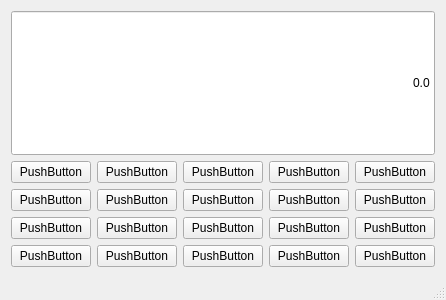
<?xml version="1.0" encoding="UTF-8"?>
<ui version="4.0">
 <class>MainWindow</class>
 <widget class="QMainWindow" name="MainWindow">
  <property name="geometry">
   <rect>
    <x>0</x>
    <y>0</y>
    <width>400</width>
    <height>300</height>
   </rect>
  </property>
  <property name="windowTitle">
   <string>MainWindow</string>
  </property>
  <widget class="QWidget" name="centralWidget">
   <layout class="QGridLayout" name="gridLayout">
    <item row="6" column="1">
     <widget class="QPushButton" name="pushButton_17">
      <property name="sizePolicy">
       <sizepolicy hsizetype="Preferred" vsizetype="Preferred">
        <horstretch>0</horstretch>
        <verstretch>0</verstretch>
       </sizepolicy>
      </property>
      <property name="text">
       <string>PushButton</string>
      </property>
     </widget>
    </item>
    <item row="2" column="1">
     <widget class="QPushButton" name="pushButton_2">
      <property name="sizePolicy">
       <sizepolicy hsizetype="Preferred" vsizetype="Preferred">
        <horstretch>0</horstretch>
        <verstretch>0</verstretch>
       </sizepolicy>
      </property>
      <property name="text">
       <string>PushButton</string>
      </property>
     </widget>
    </item>
    <item row="5" column="3">
     <widget class="QPushButton" name="pushButton_14">
      <property name="sizePolicy">
       <sizepolicy hsizetype="Preferred" vsizetype="Preferred">
        <horstretch>0</horstretch>
        <verstretch>0</verstretch>
       </sizepolicy>
      </property>
      <property name="text">
       <string>PushButton</string>
      </property>
     </widget>
    </item>
    <item row="6" column="4">
     <widget class="QPushButton" name="pushButton_20">
      <property name="sizePolicy">
       <sizepolicy hsizetype="Preferred" vsizetype="Preferred">
        <horstretch>0</horstretch>
        <verstretch>0</verstretch>
       </sizepolicy>
      </property>
      <property name="text">
       <string>PushButton</string>
      </property>
     </widget>
    </item>
    <item row="2" column="4">
     <widget class="QPushButton" name="pushButton_4">
      <property name="sizePolicy">
       <sizepolicy hsizetype="Preferred" vsizetype="Preferred">
        <horstretch>0</horstretch>
        <verstretch>0</verstretch>
       </sizepolicy>
      </property>
      <property name="text">
       <string>PushButton</string>
      </property>
     </widget>
    </item>
    <item row="5" column="0">
     <widget class="QPushButton" name="pushButton_11">
      <property name="sizePolicy">
       <sizepolicy hsizetype="Preferred" vsizetype="Preferred">
        <horstretch>0</horstretch>
        <verstretch>0</verstretch>
       </sizepolicy>
      </property>
      <property name="text">
       <string>PushButton</string>
      </property>
     </widget>
    </item>
    <item row="4" column="4">
     <widget class="QPushButton" name="pushButton_10">
      <property name="sizePolicy">
       <sizepolicy hsizetype="Preferred" vsizetype="Preferred">
        <horstretch>0</horstretch>
        <verstretch>0</verstretch>
       </sizepolicy>
      </property>
      <property name="text">
       <string>PushButton</string>
      </property>
     </widget>
    </item>
    <item row="6" column="3">
     <widget class="QPushButton" name="pushButton_19">
      <property name="sizePolicy">
       <sizepolicy hsizetype="Preferred" vsizetype="Preferred">
        <horstretch>0</horstretch>
        <verstretch>0</verstretch>
       </sizepolicy>
      </property>
      <property name="text">
       <string>PushButton</string>
      </property>
     </widget>
    </item>
    <item row="6" column="2">
     <widget class="QPushButton" name="pushButton_18">
      <property name="sizePolicy">
       <sizepolicy hsizetype="Preferred" vsizetype="Preferred">
        <horstretch>0</horstretch>
        <verstretch>0</verstretch>
       </sizepolicy>
      </property>
      <property name="text">
       <string>PushButton</string>
      </property>
     </widget>
    </item>
    <item row="5" column="1">
     <widget class="QPushButton" name="pushButton_12">
      <property name="sizePolicy">
       <sizepolicy hsizetype="Preferred" vsizetype="Preferred">
        <horstretch>0</horstretch>
        <verstretch>0</verstretch>
       </sizepolicy>
      </property>
      <property name="text">
       <string>PushButton</string>
      </property>
     </widget>
    </item>
    <item row="4" column="3">
     <widget class="QPushButton" name="pushButton_9">
      <property name="sizePolicy">
       <sizepolicy hsizetype="Preferred" vsizetype="Preferred">
        <horstretch>0</horstretch>
        <verstretch>0</verstretch>
       </sizepolicy>
      </property>
      <property name="text">
       <string>PushButton</string>
      </property>
     </widget>
    </item>
    <item row="4" column="0">
     <widget class="QPushButton" name="pushButton_6">
      <property name="sizePolicy">
       <sizepolicy hsizetype="Preferred" vsizetype="Preferred">
        <horstretch>0</horstretch>
        <verstretch>0</verstretch>
       </sizepolicy>
      </property>
      <property name="text">
       <string>PushButton</string>
      </property>
     </widget>
    </item>
    <item row="2" column="0">
     <widget class="QPushButton" name="pushButton_3">
      <property name="sizePolicy">
       <sizepolicy hsizetype="Preferred" vsizetype="Preferred">
        <horstretch>0</horstretch>
        <verstretch>0</verstretch>
       </sizepolicy>
      </property>
      <property name="text">
       <string>PushButton</string>
      </property>
     </widget>
    </item>
    <item row="6" column="0">
     <widget class="QPushButton" name="pushButton_16">
      <property name="sizePolicy">
       <sizepolicy hsizetype="Preferred" vsizetype="Preferred">
        <horstretch>0</horstretch>
        <verstretch>0</verstretch>
       </sizepolicy>
      </property>
      <property name="text">
       <string>PushButton</string>
      </property>
     </widget>
    </item>
    <item row="4" column="1">
     <widget class="QPushButton" name="pushButton_7">
      <property name="sizePolicy">
       <sizepolicy hsizetype="Preferred" vsizetype="Preferred">
        <horstretch>0</horstretch>
        <verstretch>0</verstretch>
       </sizepolicy>
      </property>
      <property name="text">
       <string>PushButton</string>
      </property>
     </widget>
    </item>
    <item row="4" column="2">
     <widget class="QPushButton" name="pushButton_8">
      <property name="sizePolicy">
       <sizepolicy hsizetype="Preferred" vsizetype="Preferred">
        <horstretch>0</horstretch>
        <verstretch>0</verstretch>
       </sizepolicy>
      </property>
      <property name="text">
       <string>PushButton</string>
      </property>
     </widget>
    </item>
    <item row="2" column="3">
     <widget class="QPushButton" name="pushButton_5">
      <property name="sizePolicy">
       <sizepolicy hsizetype="Preferred" vsizetype="Preferred">
        <horstretch>0</horstretch>
        <verstretch>0</verstretch>
       </sizepolicy>
      </property>
      <property name="text">
       <string>PushButton</string>
      </property>
     </widget>
    </item>
    <item row="5" column="4">
     <widget class="QPushButton" name="pushButton_15">
      <property name="sizePolicy">
       <sizepolicy hsizetype="Preferred" vsizetype="Preferred">
        <horstretch>0</horstretch>
        <verstretch>0</verstretch>
       </sizepolicy>
      </property>
      <property name="text">
       <string>PushButton</string>
      </property>
     </widget>
    </item>
    <item row="2" column="2">
     <widget class="QPushButton" name="pushButton">
      <property name="sizePolicy">
       <sizepolicy hsizetype="Preferred" vsizetype="Preferred">
        <horstretch>0</horstretch>
        <verstretch>0</verstretch>
       </sizepolicy>
      </property>
      <property name="text">
       <string>PushButton</string>
      </property>
     </widget>
    </item>
    <item row="5" column="2">
     <widget class="QPushButton" name="pushButton_13">
      <property name="sizePolicy">
       <sizepolicy hsizetype="Preferred" vsizetype="Preferred">
        <horstretch>0</horstretch>
        <verstretch>0</verstretch>
       </sizepolicy>
      </property>
      <property name="text">
       <string>PushButton</string>
      </property>
     </widget>
    </item>
    <item row="1" column="0" colspan="5">
     <widget class="QLineEdit" name="display">
      <property name="sizePolicy">
       <sizepolicy hsizetype="Preferred" vsizetype="Expanding">
        <horstretch>0</horstretch>
        <verstretch>0</verstretch>
       </sizepolicy>
      </property>
      <property name="text">
       <string>0.0</string>
      </property>
      <property name="alignment">
       <set>Qt::AlignRight|Qt::AlignTrailing|Qt::AlignVCenter</set>
      </property>
     </widget>
    </item>
   </layout>
  </widget>
  <widget class="QMenuBar" name="menuBar">
   <property name="geometry">
    <rect>
     <x>0</x>
     <y>0</y>
     <width>400</width>
     <height>22</height>
    </rect>
   </property>
  </widget>
  <widget class="QStatusBar" name="statusBar"/>
 </widget>
 <layoutdefault spacing="6" margin="11"/>
 <resources/>
 <connections/>
</ui>
